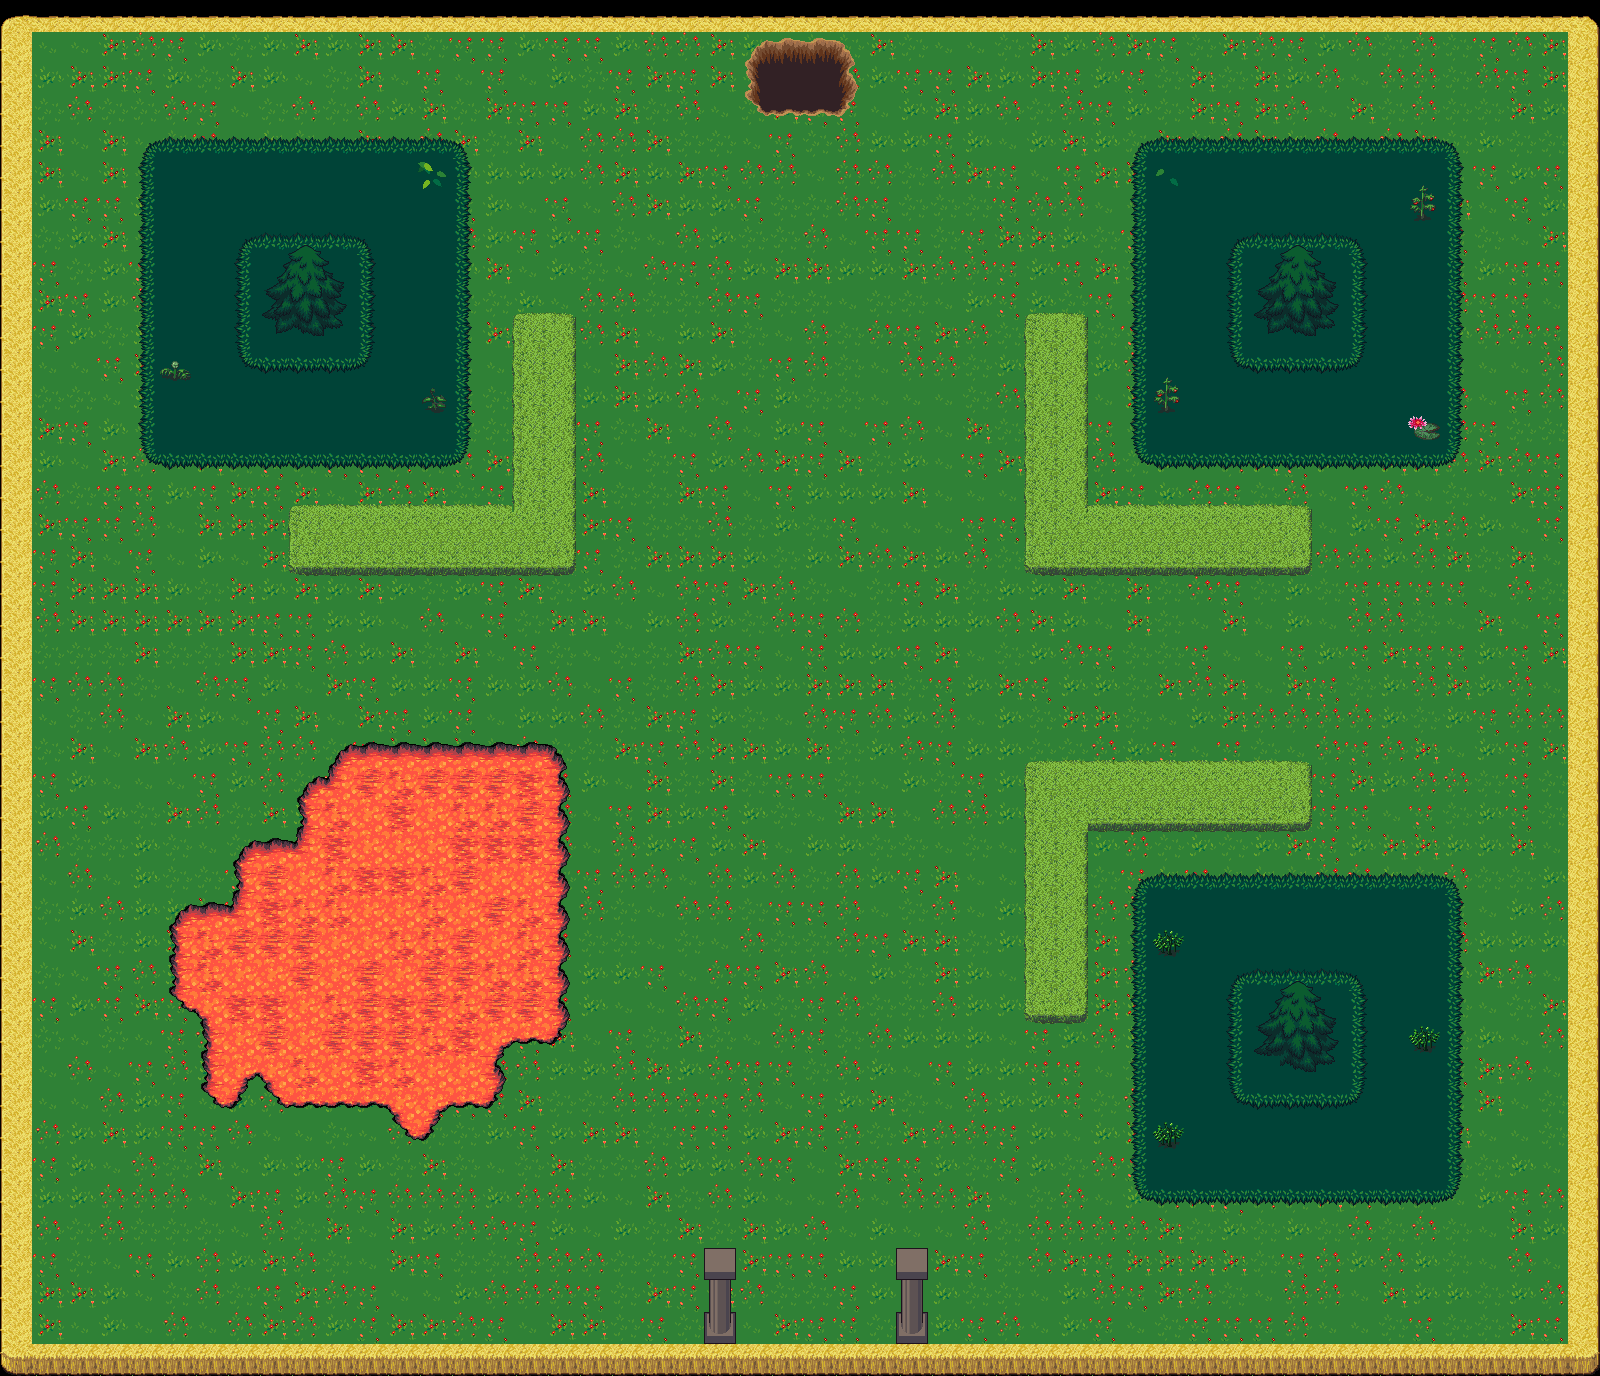

The image is a tile-based game level rendered from a .tmx file. Its description and source (layers, tilesets, objects; grid data summarised) follow:
An orthogonal 50x43 tile map with 32x32 px tiles, 4 tile layers (Sol, CarréDéco, PetiteCarréDéco, LeReste), 3 tilesets and 29 objects.

<map version="1.10" tiledversion="1.10.2" orientation="orthogonal" renderorder="right-down" width="50" height="43" tilewidth="32" tileheight="32" infinite="0" nextlayerid="19" nextobjectid="50">
 <properties>
  <property name="Type" value="Layer" />
 </properties>
 <tileset firstgid="1" source="terrain_atlas.tsx" />
 <tileset firstgid="1025" source="Castle_Batiment.tsx" />
 <tileset firstgid="1281" source="Castle2.tsx" />
 <layer id="8" name="Sol" width="50" height="43">
  <properties>
   <property name="Type" value="Layer" />
  </properties>
  <data>[2150 cells, 2150 non-empty, 14 distinct tile ids]</data>
 </layer>
 <objectgroup id="15" name="Murs">
  <properties>
   <property name="Type" value="Object" />
  </properties>
  <object id="11" x="305" y="243">
   <polygon points="0,0 -20,11 -14,14 -23,22 -19,27 -32,33 -26,40 -40,47 -28,57 -46,70 -30,79 -30,94 -10,84 16,96 19,84 37,85 32,72 43,61 30,55 41,41 24,33 18,24 24,17 14,11 20,8" />
  </object>
  <object id="13" x="1297.33" y="1012">
   <polygon points="0,0 -20,11 -14,14 -23,22 -19,27 -32,33 -26,40 -40,47 -28,57 -46,70 -30,79 -30,94 -10,84 16,96 19,84 37,85 32,72 43,61 30,55 41,41 24,33 18,24 24,17 14,11 20,8" />
  </object>
  <object id="14" x="1298.67" y="248">
   <polygon points="0,0 -20,11 -14,14 -23,22 -19,27 -32,33 -26,40 -40,47 -28,57 -46,70 -30,79 -30,94 -10,84 16,96 19,84 37,85 32,72 43,61 30,55 41,41 24,33 18,24 24,17 14,11 20,8" />
  </object>
  <object id="16" x="1.33333" y="0" width="26.3333" height="1375.33" />
  <object id="17" x="4" y="1346.67" width="1595" height="27.8333" />
  <object id="18" x="1571" y="0" width="28.5" height="1374" />
  <object id="19" x="1.5" y="-1" width="1597.5" height="30" />
  <object id="21" x="515.333" y="315.333" width="63.6667" height="262.5" />
  <object id="22" x="286.5" y="508.834" width="292" height="70" />
  <object id="23" x="1022.5" y="317.334" width="69.1666" height="255.334" />
  <object id="24" x="1023.34" y="511.667" width="292.5" height="66.8333" />
  <object id="25" x="1028" y="766.334" width="286.5" height="67.5" />
  <object id="26" x="1023.33" y="765.5" width="66.6667" height="261.167" />
  <object id="29" x="704.5" y="1313" width="31" height="30.5" />
  <object id="30" x="896.5" y="1313" width="31" height="30.5" />
 </objectgroup>
 <layer id="9" name="CarréDéco" width="50" height="43">
  <properties>
   <property name="Type" value="Layer" />
  </properties>
  <data>[2150 cells, 484 non-empty, 15 distinct tile ids]</data>
 </layer>
 <layer id="11" name="PetiteCarréDéco" width="50" height="43">
  <properties>
   <property name="Type" value="Layer" />
  </properties>
  <data>[2150 cells, 94 non-empty, 19 distinct tile ids]</data>
 </layer>
 <layer id="12" name="LeReste" width="50" height="43">
  <properties>
   <property name="Type" value="Layer" />
  </properties>
  <data>[2150 cells, 355 non-empty, 59 distinct tile ids]</data>
 </layer>
 <objectgroup id="18" name="Lave">
  <properties>
   <property name="Type" value="Object" />
  </properties>
  <object id="37" x="343" y="747.5" width="213.5" height="292" />
  <object id="38" x="280.5" y="1039.5" width="210.5" height="61.5" />
  <object id="39" x="399" y="1099.5" width="36" height="23" />
  <object id="40" x="409.5" y="1123.5" width="17.5" height="13" />
  <object id="41" x="246.5" y="846.5" width="95" height="224.5" />
  <object id="42" x="302.5" y="784.5" width="39" height="57.5" />
  <object id="43" x="329" y="766" width="18.5" height="16" />
  <object id="44" x="179" y="913" width="73" height="90.5" />
  <object id="45" x="204" y="1003.5" width="43" height="74.5" />
  <object id="46" x="209" y="1078" width="28" height="22.5" />
  <object id="47" x="235.5" y="861" width="34.5" height="49" />
  <object id="48" x="491.5" y="1037.5" width="10" height="13" />
  <object id="49" x="490" y="1070" width="10" height="23" />
 </objectgroup>
 <objectgroup id="17" name="Porte">
  <properties>
   <property name="Type" value="Object" />
  </properties>
  <object id="33" x="744" y="38" width="111.5" height="77" />
 </objectgroup>
</map>
